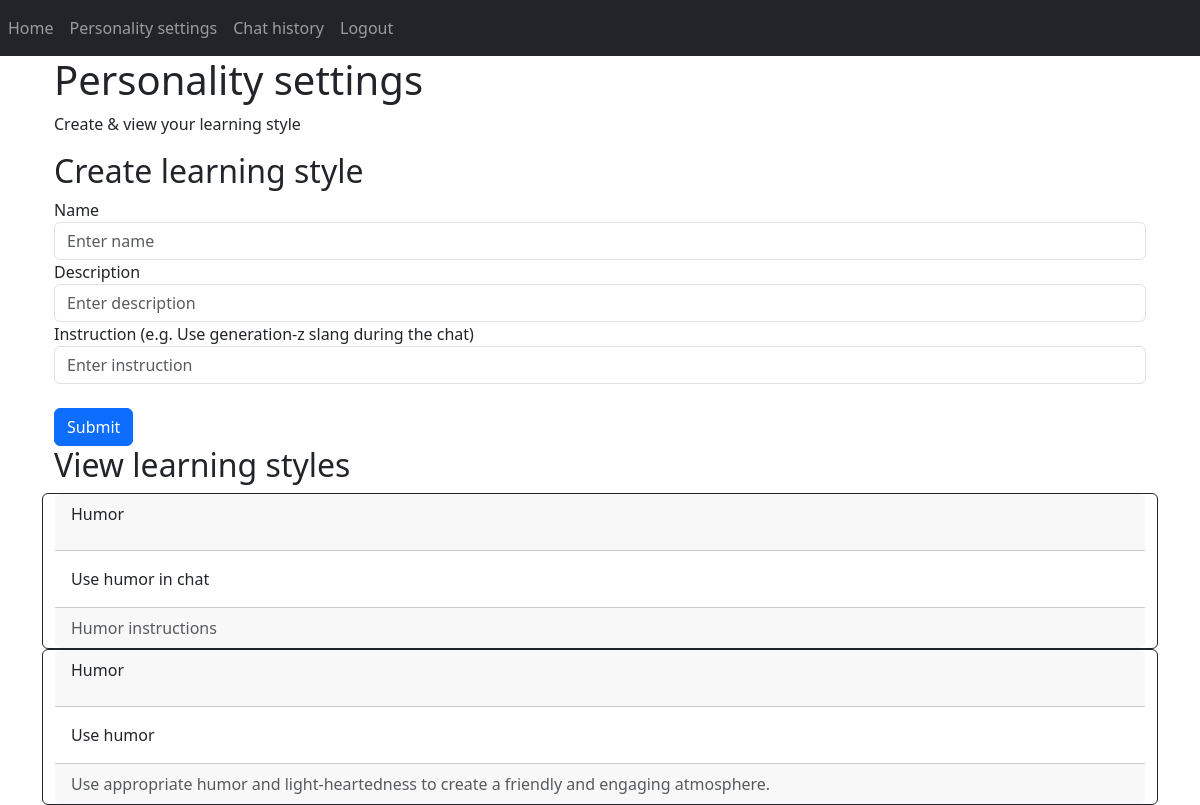
Screenshot of /personality (signed in) with the database file from the repository.
### website/models.py (models this page shows)
class LearningStyle(db.Model):
    id = db.Column(db.Integer, primary_key=True)
    name = db.Column(db.Text, nullable=False)
    description = db.Column(db.String(350), nullable=False)
    instruction = db.Column(db.String, nullable=False)
    student = db.Column(db.Integer, db.ForeignKey('user.id', ondelete="CASCADE"), nullable=False)

### website/views.py (the view, shortened to what this page needs)
@views.route('/personality', methods=['POST', 'GET'])
@login_required
def personality():
    learningstyles = LearningStyle.query.filter_by(student=current_user.id).all()
    return render_template("personality.html", user=current_user, learningstyles=learningstyles)

### website/__init__.py (called while the page is built)
def create_app():
    app = Flask(__name__)
    app.config['SECRET_KEY'] = 'hjhjhdjas'
    app.config['SQLALCHEMY_DATABASE_URI'] = f'sqlite:///{DB_NAME}'
    db.init_app(app)
    from .views import views
    from .auth import auth
    app.register_blueprint(views, url_prefix='/')
    app.register_blueprint(auth, url_prefix='/')
    from .models import User, Chat, LearningStyle, Rubric
    with app.app_context():
        db.create_all()
    login_manager = LoginManager()
    login_manager.login_view = 'auth.login'
    login_manager.init_app(app)
    @login_manager.user_loader
    def load_user(id):
        return User.query.get(int(id))
    return app

### website/templates/personality.html
{% extends "base.html" %} {% block title %}Personality settings{% endblock %} {% block content %}
<div class="container">
    <div class="jumbotron">
        <h1>Personality settings</h1>
        <p class="indextext"> Create & view your learning style</p>
    </div>
    <div class="row">
        <h2>Create learning style</h2>
        <form method="POST">
            <div class="form-group">
                <label for="name">Name</label>
                <input type="text" class="form-control" id="name" name="name" placeholder="Enter name" />
                <label for="description">Description</label>
                <input type="text" class="form-control" id="description" name="description" placeholder="Enter description" />
                <label for="instruction">Instruction (e.g. Use generation-z slang during the chat)</label>
                <input type="text" class="form-control" id="instruction" name="instruction" placeholder="Enter instruction" />
            </div>
            <br />
            <button type="submit" class="btn btn-primary">Submit</button>
        </form>
    </div>
    <div class="row">
        <h2>View learning styles</h2>
        {% for learningstyle in learningstyles %}
        <div class="card border-dark">
            <div class="card-header d-flex justify-content-between align-items-center">
                <p>{{ learningstyle.name}}</p>
            </div>
            <div class="card-body">
                <div class="card-text">{{ learningstyle.description }}</div>
            </div>
            <div class="card-footer text-muted">{{ learningstyle.instruction }}</div>
        </div>
        {% endfor %}
    </div>
</div>
{% endblock %}

### rows the page displays
LearningStyle: name "Humor", description "Use humor in chat", instruction "Humor instructions"
LearningStyle: name "Humor", description "Use humor", instruction "Use appropriate humor and light-heartedness to create a friendly and engaging atmosphere."
